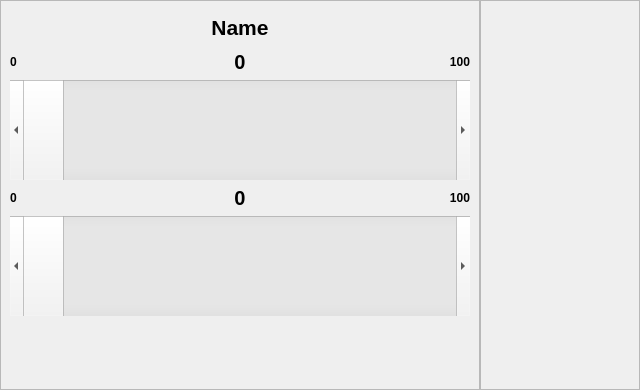
<?xml version="1.0" encoding="UTF-8"?>
<ui version="4.0">
 <class>Form</class>
 <widget class="QWidget" name="Form">
  <property name="geometry">
   <rect>
    <x>0</x>
    <y>0</y>
    <width>640</width>
    <height>390</height>
   </rect>
  </property>
  <property name="minimumSize">
   <size>
    <width>640</width>
    <height>0</height>
   </size>
  </property>
  <property name="maximumSize">
   <size>
    <width>640</width>
    <height>390</height>
   </size>
  </property>
  <property name="windowTitle">
   <string>Form</string>
  </property>
  <layout class="QHBoxLayout" name="horizontalLayout">
   <property name="spacing">
    <number>0</number>
   </property>
   <property name="leftMargin">
    <number>0</number>
   </property>
   <property name="topMargin">
    <number>0</number>
   </property>
   <property name="rightMargin">
    <number>0</number>
   </property>
   <property name="bottomMargin">
    <number>0</number>
   </property>
   <item>
    <widget class="QFrame" name="frame">
     <property name="sizePolicy">
      <sizepolicy hsizetype="Expanding" vsizetype="Preferred">
       <horstretch>0</horstretch>
       <verstretch>0</verstretch>
      </sizepolicy>
     </property>
     <property name="frameShape">
      <enum>QFrame::StyledPanel</enum>
     </property>
     <property name="frameShadow">
      <enum>QFrame::Raised</enum>
     </property>
     <layout class="QGridLayout" name="gridLayout_2">
      <item row="3" column="1">
       <widget class="QLabel" name="alarmmax_value">
        <property name="font">
         <font>
          <pointsize>15</pointsize>
          <weight>75</weight>
          <bold>true</bold>
         </font>
        </property>
        <property name="text">
         <string>0</string>
        </property>
        <property name="alignment">
         <set>Qt::AlignCenter</set>
        </property>
       </widget>
      </item>
      <item row="3" column="2">
       <widget class="QLabel" name="alarmmax_max">
        <property name="font">
         <font>
          <weight>75</weight>
          <bold>true</bold>
         </font>
        </property>
        <property name="text">
         <string>100</string>
        </property>
        <property name="alignment">
         <set>Qt::AlignRight|Qt::AlignTrailing|Qt::AlignVCenter</set>
        </property>
       </widget>
      </item>
      <item row="5" column="0" colspan="3">
       <spacer name="verticalSpacer">
        <property name="orientation">
         <enum>Qt::Vertical</enum>
        </property>
        <property name="sizeHint" stdset="0">
         <size>
          <width>20</width>
          <height>40</height>
         </size>
        </property>
       </spacer>
      </item>
      <item row="1" column="0">
       <widget class="QLabel" name="alarmmin_min">
        <property name="font">
         <font>
          <weight>75</weight>
          <bold>true</bold>
         </font>
        </property>
        <property name="text">
         <string>0</string>
        </property>
       </widget>
      </item>
      <item row="3" column="0">
       <widget class="QLabel" name="alarmmax_min">
        <property name="font">
         <font>
          <weight>75</weight>
          <bold>true</bold>
         </font>
        </property>
        <property name="text">
         <string>0</string>
        </property>
       </widget>
      </item>
      <item row="2" column="0" colspan="3">
       <widget class="QScrollBar" name="slider_alarmmin">
        <property name="minimumSize">
         <size>
          <width>0</width>
          <height>100</height>
         </size>
        </property>
        <property name="orientation">
         <enum>Qt::Horizontal</enum>
        </property>
       </widget>
      </item>
      <item row="1" column="1">
       <widget class="QLabel" name="alarmmin_value">
        <property name="font">
         <font>
          <pointsize>15</pointsize>
          <weight>75</weight>
          <bold>true</bold>
         </font>
        </property>
        <property name="text">
         <string>0</string>
        </property>
        <property name="alignment">
         <set>Qt::AlignCenter</set>
        </property>
       </widget>
      </item>
      <item row="4" column="0" colspan="3">
       <widget class="QScrollBar" name="slider_alarmmax">
        <property name="minimumSize">
         <size>
          <width>0</width>
          <height>100</height>
         </size>
        </property>
        <property name="tracking">
         <bool>true</bool>
        </property>
        <property name="orientation">
         <enum>Qt::Horizontal</enum>
        </property>
        <property name="invertedAppearance">
         <bool>false</bool>
        </property>
       </widget>
      </item>
      <item row="1" column="2">
       <widget class="QLabel" name="alarmmin_max">
        <property name="font">
         <font>
          <weight>75</weight>
          <bold>true</bold>
         </font>
        </property>
        <property name="text">
         <string>100</string>
        </property>
        <property name="alignment">
         <set>Qt::AlignRight|Qt::AlignTrailing|Qt::AlignVCenter</set>
        </property>
       </widget>
      </item>
      <item row="0" column="0" colspan="3">
       <widget class="QLabel" name="label_alarmname">
        <property name="minimumSize">
         <size>
          <width>0</width>
          <height>34</height>
         </size>
        </property>
        <property name="font">
         <font>
          <pointsize>16</pointsize>
          <weight>75</weight>
          <bold>true</bold>
         </font>
        </property>
        <property name="text">
         <string>Name</string>
        </property>
        <property name="alignment">
         <set>Qt::AlignCenter</set>
        </property>
       </widget>
      </item>
     </layout>
    </widget>
   </item>
   <item>
    <widget class="QFrame" name="frame_2">
     <property name="sizePolicy">
      <sizepolicy hsizetype="Minimum" vsizetype="Preferred">
       <horstretch>0</horstretch>
       <verstretch>0</verstretch>
      </sizepolicy>
     </property>
     <property name="minimumSize">
      <size>
       <width>160</width>
       <height>0</height>
      </size>
     </property>
     <property name="frameShape">
      <enum>QFrame::StyledPanel</enum>
     </property>
     <property name="frameShadow">
      <enum>QFrame::Raised</enum>
     </property>
     <layout class="QGridLayout" name="gridLayout">
      <property name="leftMargin">
       <number>0</number>
      </property>
      <property name="topMargin">
       <number>0</number>
      </property>
      <property name="rightMargin">
       <number>0</number>
      </property>
      <property name="bottomMargin">
       <number>0</number>
      </property>
      <property name="spacing">
       <number>0</number>
      </property>
      <item row="0" column="0">
       <layout class="QGridLayout" name="monitors_layout">
        <property name="spacing">
         <number>0</number>
        </property>
       </layout>
      </item>
     </layout>
    </widget>
   </item>
  </layout>
 </widget>
 <resources/>
 <connections/>
</ui>
